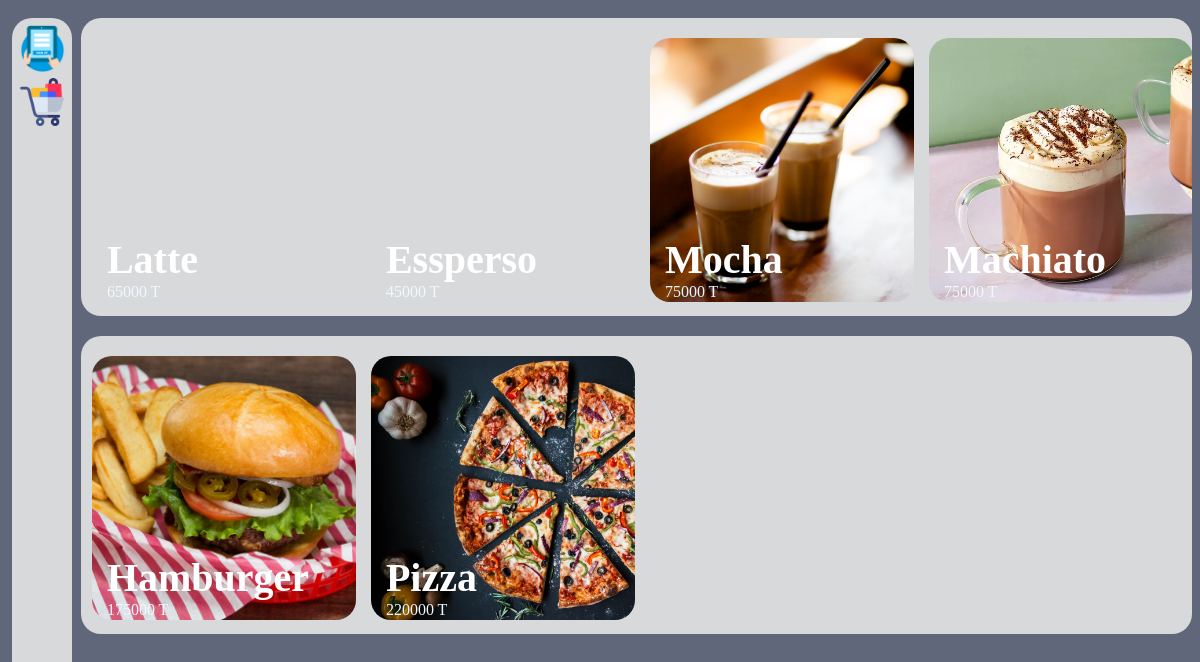
Before: / (signed in) with the older database file.
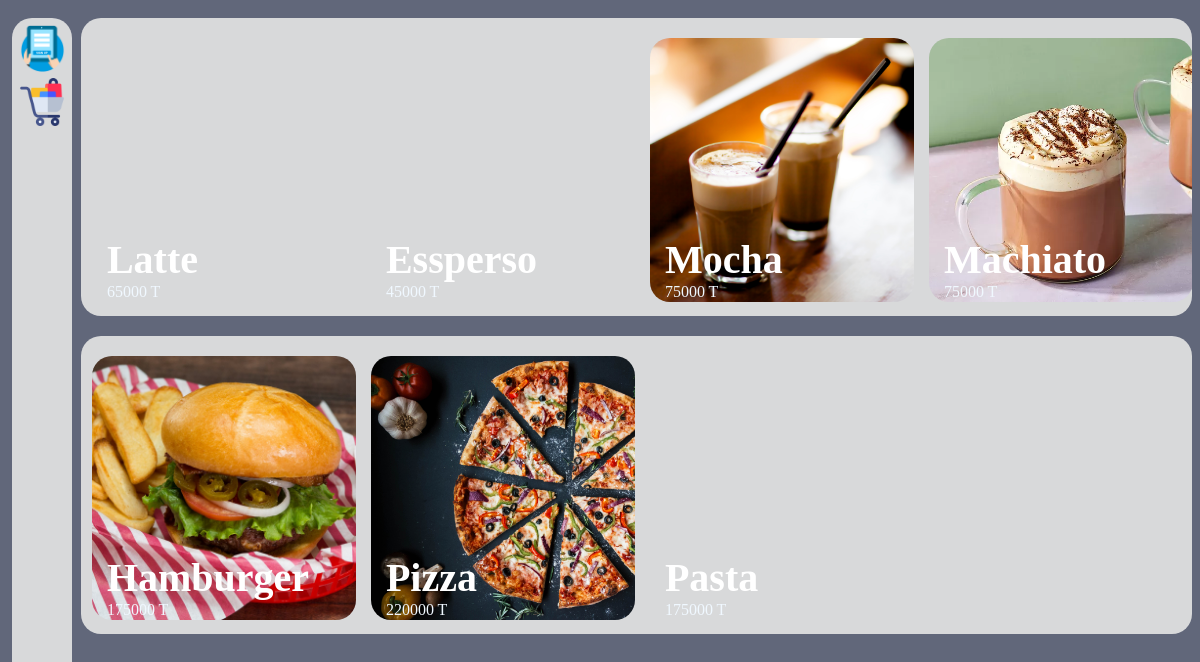
After: the same page with the newer database file.
### web/models.py (models this page shows, shortened)
class Product(models.Model):
    Name = models.CharField(max_length=255)
    Price = models.BigIntegerField()
    Type = models.ForeignKey(Type, on_delete=models.CASCADE)
    photo = models.ImageField(upload_to="media", max_length=100, height_field=None, width_field=None)

### web/views.py (the view)
# urls.py: path('', views.Type_View.as_view(), name="Products"),
class Type_View(ListView):
    model = Type
    template_name = "Products.html"
    def get_context_data(self, **kwargs):
        context = super().get_context_data(**kwargs)
        context["items"] = CartItem.objects.filter(cart = Cart.objects.filter(user = self.request.user).first())
        print("CONTEXT:", context)
        return context

### web/models.py (called while the page is built)
     def __str__(self) -> str:
        return self.Name

     def type_objects(self):
          type_objects_list = list()
          for type_object in Product.objects.filter(Type=self):
               type_objects_list.append(type_object)
          return type_objects_list

    def __str__(self) -> str:
        return self.product.Name + "*" + str(self.quantity)

### templates/Products.html (shortened to what this page needs)
{% extends "HomePage.html" %}
{% load static %}
{% block content %}
    {% for Type in type_list %}
        <div class = "Menu" id = "{{Type.Name}}">
            {% for object in Type.type_objects %}
                <div class="Product" id = "{{ object.Name }}" style="background: url({{object.photo.url}}); background-size: cover;">
                    <h1 class="name"> {{object.Name}} </h1>
                    <p class="price"> {{object.Price}} T</p>
                </div>
            {% endfor %}
        </div>
    {% endfor %}
{% endblock content %}

### templates/HomePage.html (shortened to what this page needs)
{% load static %}
<head>
    <link rel="stylesheet" href="{% static 'CSS/HomePage.css' %}">
</head>
<body>
<div id="whole">
    <div id="control">
        <img src="/media/media/signup-icon-13.png" onclick="signup()">
        <img src="/media/media/shopping-cart-icon.png" onclick="Cart()">
    </div>
 <div id="conteiner" onclick="getback()">
    {% block content %}
    {% endblock content %}
 </div>
</div>
</body>

### static/CSS/HomePage.css (style rules this page uses)
body { background-color: #61677A; }
.Product { width: 22vw; height: 22vw; margin-left: 1%; margin-bottom: 0px; margin-top: 10px; border-radius: 20px; padding-top: 0px; display: inline-block; overflow: hidden; transition: transform 0.3s ; }
.price { color: aliceblue; margin-left: 15px; margin-top: 0px; margin-bottom: 20px; }
.name { color: white; font-size: 40; margin-top: 75%; margin-left: 15px; margin-bottom: 0px; transition: transform 0.3s ,margin-top 0.3s ; }
.Menu { background-color: #D8D9DA; overflow: auto; white-space: nowrap; height: 24vw; padding: 10px; padding-bottom: 0px; padding-left: 0px; width: 93%; border-radius: 20px; float: right; display: inline; margin-bottom: 10px; margin-top: 10px; }
#control { display: inline; position: fixed; width: 5%; border-radius: 20px; background-color: #D8D9DA; height: 744px; margin-top: 10px; margin-left: 0.3%; padding: auto; }
#control img { width: 80%; margin-left: 10%; margin-top: 10%; transition: transform 0.2s; }
#conteiner { z-index: 1; filter: blur(0px); transition: filter 0.5s; }

Changed rows visible on the page:
added Product: Name "Pasta", Price "175000", shown under Type (number 2 of 2 on the later page)
